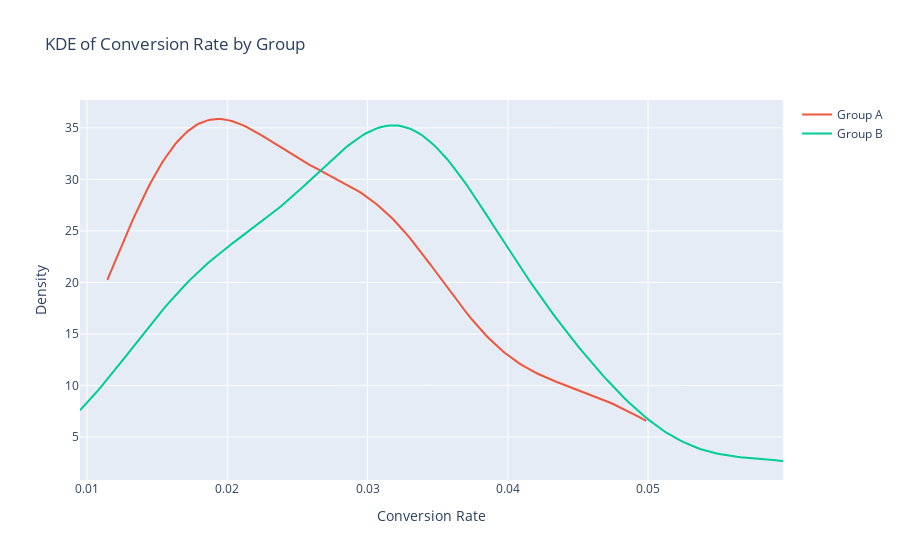

The cell this chart's notebook holds for it:
### Code cell
fig = px.line(title="KDE of Conversion Rate by Group")

for g in df_daily_conversion_rate["group"].unique():
    data = df_daily_conversion_rate.loc[df_daily_conversion_rate["group"] == g, "conversion_rate"].dropna()
    
    # Estimar densidad KDE
    kde = gaussian_kde(data)
    x_range = np.linspace(data.min(), data.max(), 200)
    y_kde = kde(x_range)
    
    # Añadir curva al gráfico
    fig.add_scatter(x=x_range, y=y_kde, mode="lines", name=f"Group {g}")

fig.update_layout(xaxis_title="Conversion Rate", yaxis_title="Density")

fig.show()

### Figure 1 — Plotly figure (JSON) as saved in the notebook; plotly's stock layout.template omitted (floating-point values rounded to 4 significant figures; data arrays with more than 128 entries replaced by an {"elided": "..."} marker saying what was removed)
{"data": [{"hovertemplate": "<extra></extra>", "legendgroup": "", "line": {"color": "#636efa", "dash": "solid"}, "marker": {"symbol": "circle"}, "mode": "lines", "name": "", "orientation": "v", "showlegend": false, "type": "scatter", "xaxis": "x", "yaxis": "y"}, {"mode": "lines", "name": "Group A", "type": "scatter", "x": {"elided": "200 float values"}, "y": {"elided": "200 float values"}}, {"mode": "lines", "name": "Group B", "type": "scatter", "x": {"elided": "200 float values"}, "y": {"elided": "200 float values"}}], "layout": {"legend": {"tracegroupgap": 0}, "title": {"text": "KDE of Conversion Rate by Group"}, "xaxis": {"anchor": "y", "domain": [0, 1], "title": {"text": "Conversion Rate"}}, "yaxis": {"anchor": "x", "domain": [0, 1], "title": {"text": "Density"}}}}
